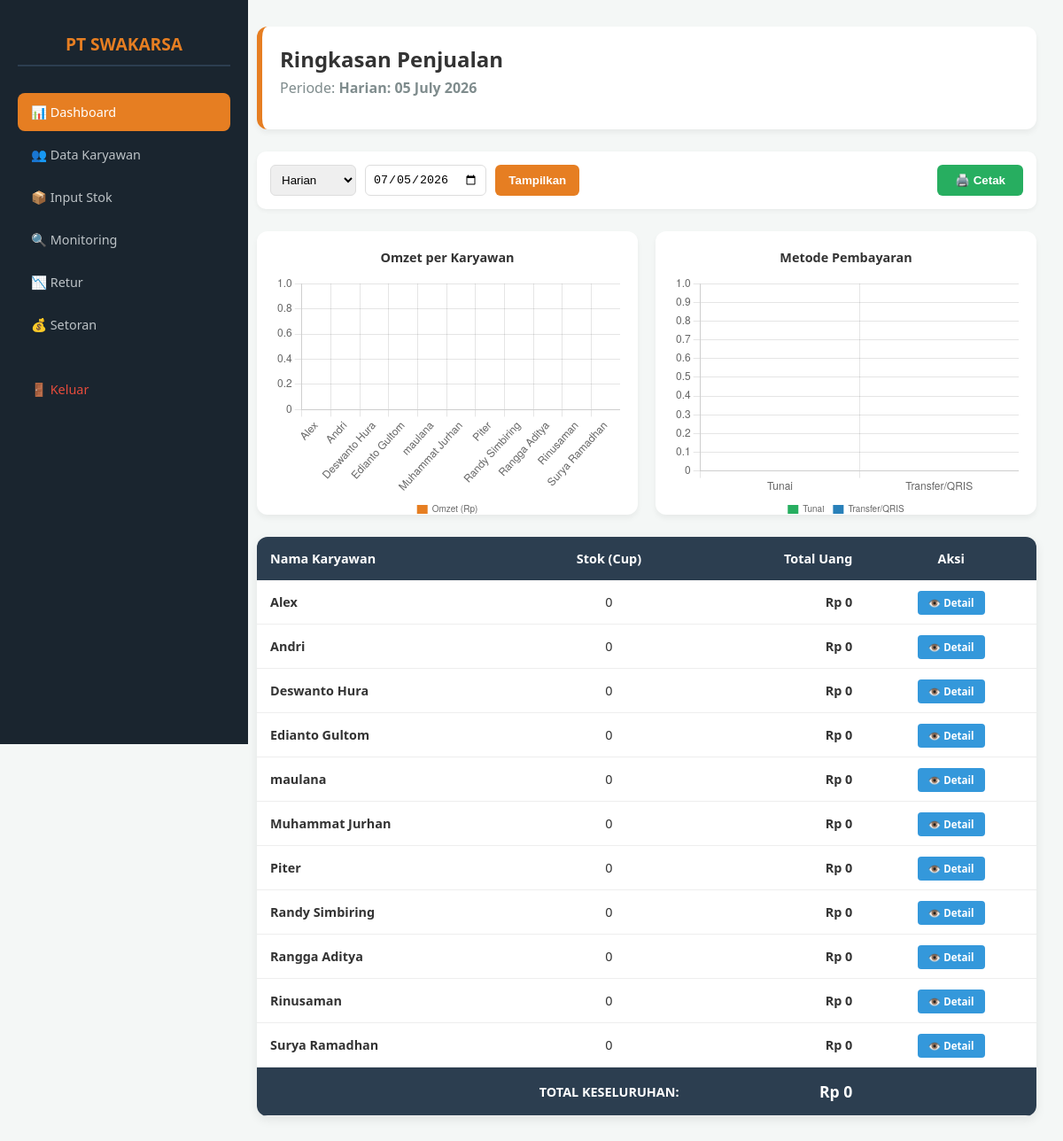
/dashboard_admin.php (signed in), run on the app's committed database.
### tables this page shows
CREATE TABLE `karyawan` (
  `id_karyawan` int(11) NOT NULL,
  `nama_karyawan` varchar(100) NOT NULL,
  `no_sepeda` varchar(10) NOT NULL,
  `username` varchar(50) DEFAULT NULL,
  `password` varchar(255) DEFAULT NULL,
  `role` enum('admin','karyawan') DEFAULT 'karyawan',
  `status_aktif` tinyint(1) DEFAULT 1
);

### dashboard_admin.php (the view, shortened to what this page needs)
<?php
include 'koneksi.php';
$filter_type = isset($_GET['type']) ? $_GET['type'] : 'harian';
$tgl_pilih = isset($_GET['tgl']) ? $_GET['tgl'] : date('Y-m-d');
if ($filter_type == 'mingguan') {
    $start_date = date('Y-m-d', strtotime('monday this week', strtotime($tgl_pilih)));
    $end_date = date('Y-m-d', strtotime('sunday this week', strtotime($tgl_pilih)));
    $stok_clause = "DATE(tanggal) BETWEEN '$start_date' AND '$end_date'";
    $label_periode = "Mingguan: " . date('d M', strtotime($start_date)) . " s/d " . date('d M Y', strtotime($end_date));
} elseif ($filter_type == 'bulanan') {
    $bulan = date('m', strtotime($tgl_pilih));
    $tahun = date('Y', strtotime($tgl_pilih));
    $stok_clause = "MONTH(tanggal) = '$bulan' AND YEAR(tanggal) = '$tahun'";
    $label_periode = "Bulanan: " . date('F Y', strtotime($tgl_pilih));
} else {
    $stok_clause = "DATE(tanggal) = '$tgl_pilih'";
    $label_periode = "Harian: " . date('d F Y', strtotime($tgl_pilih));
}
$query = "SELECT
            k.id_karyawan,
            k.nama_karyawan,
            IFNULL(SUM(rekap_harian.jml_stok), 0) as total_stok,
            IFNULL(SUM(rekap_harian.tunai), 0) as total_tunai,
            IFNULL(SUM(rekap_harian.transfer), 0) as total_transfer
          FROM karyawan k
          LEFT JOIN (
            SELECT
                id_karyawan,
                tanggal,
                SUM(jumlah_awal) as jml_stok,
                MAX(nominal_tunai) as tunai,
                MAX(nominal_transfer) as transfer
            FROM stok_harian
            WHERE $stok_clause
            GROUP BY id_karyawan, DATE(tanggal)
          ) rekap_harian ON k.id_karyawan = rekap_harian.id_karyawan
          GROUP BY k.id_karyawan
          ORDER BY k.nama_karyawan ASC";
$result = mysqli_query($koneksi, $query);
$labels = []; $data_omzet = []; $grand_tunai = 0; $grand_transfer = 0; $data_rekap = [];
while($row = mysqli_fetch_assoc($result)) {
    $tunai = (float)$row['total_tunai'];
    $transfer = (float)$row['total_transfer'];
    $omzet = $tunai + $transfer;
    $data_rekap[] = [
        'id' => $row['id_karyawan'],
        'nama' => $row['nama_karyawan'],
        'stok' => $row['total_stok'],
        'omzet' => $omzet
    ];
    $labels[] = $row['nama_karyawan'];
    $data_omzet[] = $omzet;
    $grand_tunai += $tunai;
    $grand_transfer += $transfer;
}
?>
<!DOCTYPE html>
<html lang="id">
<head>
</head>
<body>
<div class="sidebar">
    <h2>PT SWAKARSA</h2>
    <nav>
        <a href="dashboard_admin.php" class="active">📊 Dashboard</a>
        <a href="data_karyawan.php">👥 Data Karyawan</a>
        <a href="stok_awal.php">📦 Input Stok</a>
        <a href="data_stok.php">🔍 Monitoring</a>
        <a href="sisa_stok.php">📉 Retur</a>
        <a href="data_setoran.php">💰 Setoran</a>
        <a href="logout.php" style="color:#e74c3c; margin-top:30px;">🚪 Keluar</a>
    </nav>
</div>
<div class="main-content">
    <div class="header-box">
        <h2 style="margin:0;">Ringkasan Penjualan</h2>
        <p style="color:#7f8c8d; margin-top:5px;">Periode: <strong><?php echo $label_periode; ?></strong></p>
    </div>
    <div class="filter-card">
        <form method="GET" style="display:flex; gap:10px;">
            <select name="type" style="padding:8px; border:1px solid #ddd; border-radius:6px;">
                <option value="harian" <?php echo $filter_type == 'harian' ? 'selected' : ''; ?>>Harian</option>
            </select>
            <input type="date" name="tgl" value="<?php echo $tgl_pilih; ?>" style="padding:8px; border:1px solid #ddd; border-radius:6px;">
            <button type="submit" style="background:#e67e22; color:white; border:none; padding:8px 15px; border-radius:6px; cursor:pointer; font-weight:bold;">Tampilkan</button>
        </form>
        <button onclick="window.print()" class="btn-print">🖨️ Cetak</button>
    </div>
    <div class="chart-container">
        <div class="chart-box">
            <h4 style="margin:0 0 10px 0; text-align:center; font-size:0.9em;">Omzet per Karyawan</h4>
            <canvas id="barChart"></canvas>
        </div>
        <div class="chart-box">
            <h4 style="margin:0 0 10px 0; text-align:center; font-size:0.9em;">Metode Pembayaran</h4>
            <canvas id="pieChart"></canvas>
        </div>
    </div>
    <div class="table-wrapper">
        <table>
            <thead>
                <tr>
                    <th>Nama Karyawan</th>
                    <th style="text-align:center;">Stok (Cup)</th>
                    <th style="text-align:right;">Total Uang</th>
                    <th style="text-align:center;">Aksi</th>
                </tr>
            </thead>
            <tbody>
                <?php
                $total_akhir = 0;
                if(count($data_rekap) > 0){
                    foreach($data_rekap as $rekap) {
                        $total_akhir += $rekap['omzet'];
                    ?>
                    <tr>
                        <td><strong><?php echo $rekap['nama']; ?></strong></td>
                        <td align="center"><?php echo number_format($rekap['stok'], 0, ',', '.'); ?></td>
                        <td align="right"><strong>Rp <?php echo number_format($rekap['omzet'], 0, ',', '.'); ?></strong></td>
                        <td align="center">
                        <a href="verifikasi_detail.php?id=<?php echo $rekap['id']; ?>&tgl=<?php echo $tgl_pilih; ?>" class="btn-detail">👁️ Detail
                        </a>
                    </tr>
                    <?php }
                } else {
                    echo "<tr><td colspan='4' align='center'>Data tidak ditemukan untuk periode ini.</td></tr>";
                }
                ?>
                <tr style="background:#2c3e50; color:white; font-weight:bold;">
                    <td colspan="2" style="text-align:right;">TOTAL KESELURUHAN:</td>
                    <td style="text-align:right; font-size:1.1em;">Rp <?php echo number_format($total_akhir, 0, ',', '.'); ?></td>
                    <td></td>
                </tr>
            </tbody>
        </table>
    </div>
</div>
<script>
const commonOptions = {
    responsive: true,
    maintainAspectRatio: false,
    plugins: {
        legend: { position: 'bottom', labels: { boxWidth: 12, font: { size: 10 } } }
    }
};
new Chart(document.getElementById('barChart'), {
    type: 'bar',
    data: {
        labels: <?php echo json_encode($labels); ?>,
        datasets: [{
            label: 'Omzet (Rp)',
            data: <?php echo json_encode($data_omzet); ?>,
            backgroundColor: '#e67e22',
            borderRadius: 4
        }]
    },
    options: commonOptions
});
new Chart(document.getElementById('pieChart'), {
    type: 'doughnut',
    data: {
        labels: ['Tunai', 'Transfer/QRIS'],
        datasets: [{
            data: [<?php echo $grand_tunai; ?>, <?php echo $grand_transfer; ?>],
            backgroundColor: ['#27ae60', '#2980b9'],
            borderWidth: 0
        }]
    },
    options: commonOptions
});
</script>
</body>
</html>

### dashboard_admin.php (style rules this page uses)
body { font-family: 'Segoe UI', sans-serif; margin: 0; display: flex; background: #f4f7f6; color: #333; }
.sidebar { width: 240px; height: 100vh; background: #1a252f; color: white; padding: 20px; position: fixed; }
.sidebar h2 { color: #e67e22; text-align: center; margin-bottom: 30px; border-bottom: 2px solid #2c3e50; padding-bottom: 10px; font-size: 1.2em; }
.sidebar nav a { color: #bdc3c7; text-decoration: none; display: block; padding: 12px 15px; border-radius: 8px; margin-bottom: 5px; transition: 0.3s; font-size: 0.9em; }
.sidebar nav a:hover, .sidebar nav a.active { background: #e67e22; color: white; }
.main-content { margin-left: 260px; padding: 30px; width: calc(100% - 260px); }
.header-box { background: white; padding: 20px; border-radius: 12px; border-left: 6px solid #e67e22; margin-bottom: 25px; box-shadow: 0 4px 6px rgba(0,0,0,0.05); }
.filter-card { background: white; padding: 15px; border-radius: 10px; margin-bottom: 25px; display: flex; gap: 10px; align-items: center; box-shadow: 0 2px 5px rgba(0,0,0,0.05); }
.chart-container { display: flex; gap: 20px; margin-bottom: 25px; height: 320px; }
.chart-box { background: white; padding: 20px; border-radius: 12px; flex: 1; box-shadow: 0 4px 6px rgba(0,0,0,0.05); position: relative; }
.table-wrapper { background: white; border-radius: 12px; overflow: hidden; box-shadow: 0 4px 12px rgba(0,0,0,0.08); }
table { width: 100%; border-collapse: collapse; }
th { background: #2c3e50; color: white; padding: 15px; text-align: left; font-size: 0.9em; }
td { padding: 15px; border-bottom: 1px solid #eee; font-size: 0.9em; }
.btn-detail { background: #3498db; color: white; text-decoration: none; padding: 6px 12px; border-radius: 4px; font-size: 0.8em; font-weight: bold; transition: 0.3s; }
.btn-print { background: #27ae60; color: white; border: none; padding: 10px 20px; border-radius: 6px; cursor: pointer; margin-left: auto; font-weight: bold; }

### data on the page
karyawan: nama_karyawan "Alex", stok "0", omzet "0"
karyawan: nama_karyawan "Andri", stok "0", omzet "0"
karyawan: nama_karyawan "Deswanto Hura", stok "0", omzet "0"
karyawan: nama_karyawan "Edianto Gultom", stok "0", omzet "0"
karyawan: nama_karyawan "maulana", stok "0", omzet "0"
karyawan: nama_karyawan "Muhammat Jurhan", stok "0", omzet "0"
karyawan: nama_karyawan "Piter", stok "0", omzet "0"
karyawan: nama_karyawan "Randy Simbiring", stok "0", omzet "0"
karyawan: nama_karyawan "Rangga Aditya", stok "0", omzet "0"
karyawan: nama_karyawan "Rinusaman", stok "0", omzet "0"
karyawan: nama_karyawan "Surya Ramadhan", stok "0", omzet "0"

### other printed values
$label_periode "Harian: 05 July 2026"
$total_akhir "0"
chart data {{ json_encode($labels) }} ["Alex","Andri","Deswanto Hura","Edianto Gultom","maulana","Muhammat Jurhan","Piter","Randy Simbiring","Rangga Aditya","Rinusaman","Surya Ramadhan"]
chart data {{ json_encode($data_omzet) }} [0,0,0,0,0,0,0,0,0,0,0]
chart data {{ $grand_tunai }} 0
chart data {{ $grand_transfer }} 0
